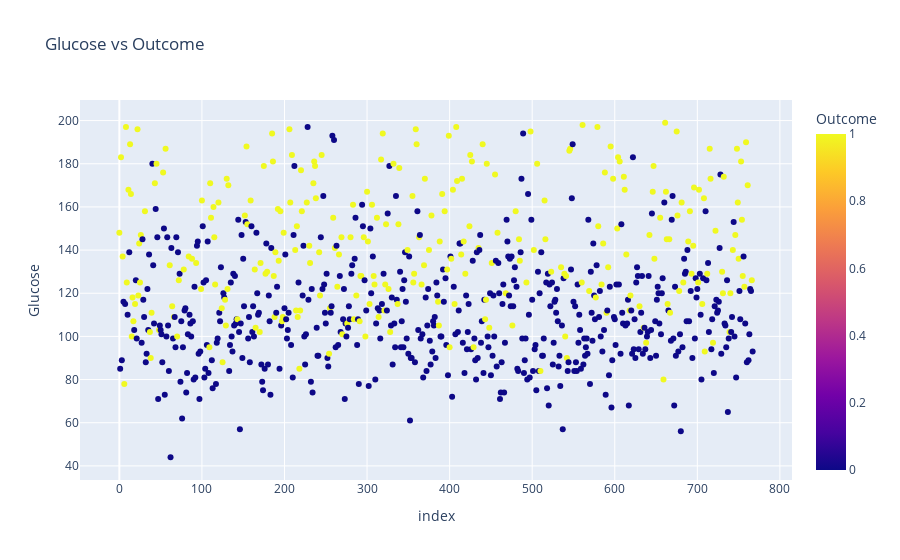

Notebook code for this chart:
### Markdown cell above
## Most of the healthy people are present within BMI < 40 and Glucose < 120

### Code cell
px.scatter(df,df.index,'Glucose',color='Outcome',title='Glucose vs Outcome')

### Figure 1 — Plotly figure (JSON) as saved in the notebook; plotly's stock layout.template omitted (floating-point values rounded to 4 significant figures; data arrays with more than 128 entries replaced by an {"elided": "..."} marker saying what was removed)
{"data": [{"hovertemplate": "index=%{x}<br>Glucose=%{y}<br>Outcome=%{marker.color}<extra></extra>", "legendgroup": "", "marker": {"color": {"elided": "768 int values"}, "coloraxis": "coloraxis", "symbol": "circle"}, "mode": "markers", "name": "", "orientation": "v", "showlegend": false, "type": "scatter", "x": {"elided": "768 int values"}, "xaxis": "x", "y": {"elided": "768 float values"}, "yaxis": "y"}], "layout": {"coloraxis": {"colorbar": {"title": {"text": "Outcome"}}, "colorscale": [[0, "#0d0887"], [0.1111, "#46039f"], [0.2222, "#7201a8"], [0.3333, "#9c179e"], [0.4444, "#bd3786"], [0.5556, "#d8576b"], [0.6667, "#ed7953"], [0.7778, "#fb9f3a"], [0.8889, "#fdca26"], [1, "#f0f921"]]}, "legend": {"tracegroupgap": 0}, "title": {"text": "Glucose vs Outcome"}, "xaxis": {"anchor": "y", "domain": [0, 1], "title": {"text": "index"}}, "yaxis": {"anchor": "x", "domain": [0, 1], "title": {"text": "Glucose"}}}}
